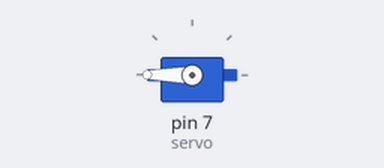
A sketch run on a simulated Arduino Uno, built with avr-gcc and run on an emulated ATmega328P. On the bench: servo.

Above: at 0.05 s.
At 2.55 s:
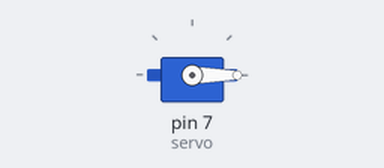
At 5.0 s:
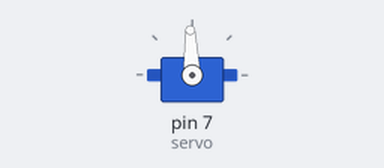
Timing chart, 0 to 6.5 s (numbered marks = the images above):
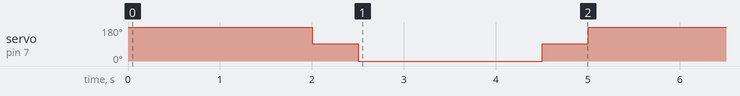

The sketch:

servo_motor.ino
```cpp
#include <Servo.h> // 서보모터 라이브러리 사용
Servo servo;  // 서보모터 객체를 myservo로 생성
void setup()
{
 servo.attach(7);  // 서보모터 7번핀에 연결
}
void loop()
{
    servo.write(180); // 역방향으로 최고속도 회전
    delay(2000); // 2초 동작
    servo.write(92); // 정지
    delay(500);  // 0.5초 동작
    servo.write(0);  // 정방향으로 최고속도 회전
    delay(2000); // 2초동작
    servo.write(92); // 정지
    delay(500);  // 0.5초 동작
}
```

Measured:
- by itself, servo on pin 7 (servo): repeats every 5.0 s: 0° 2.0 s, 92° 0.50 s, 180° 2.0 s, 92° 0.50 s
